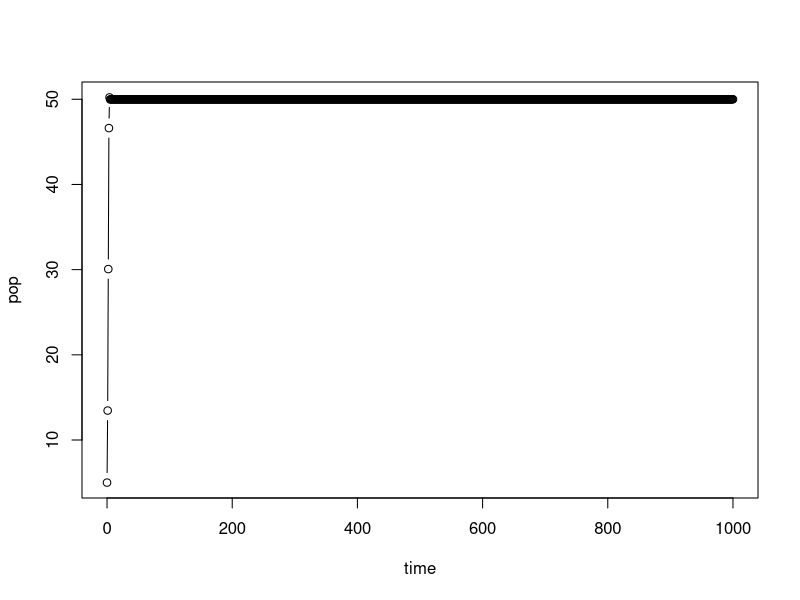
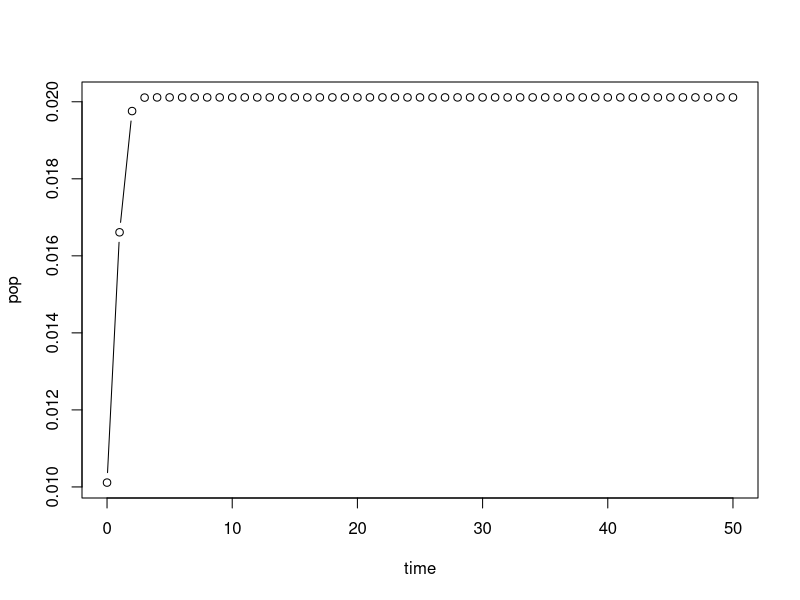
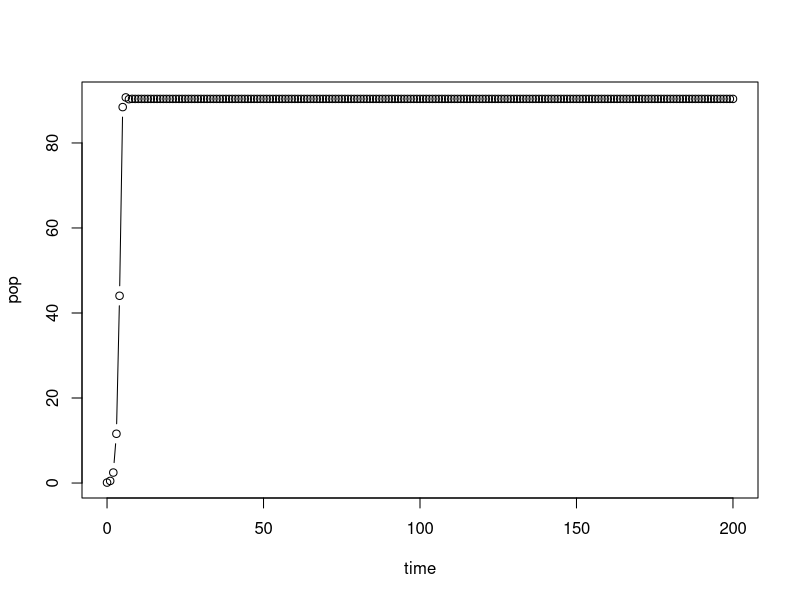
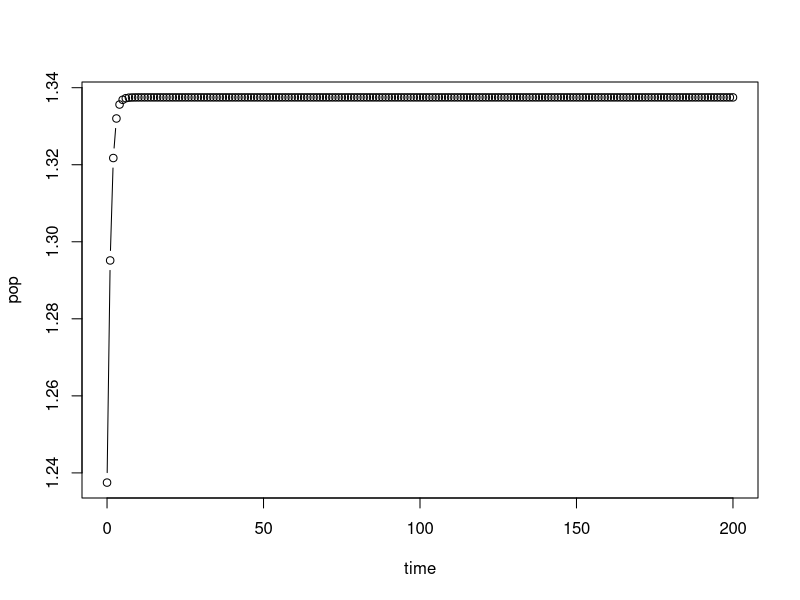
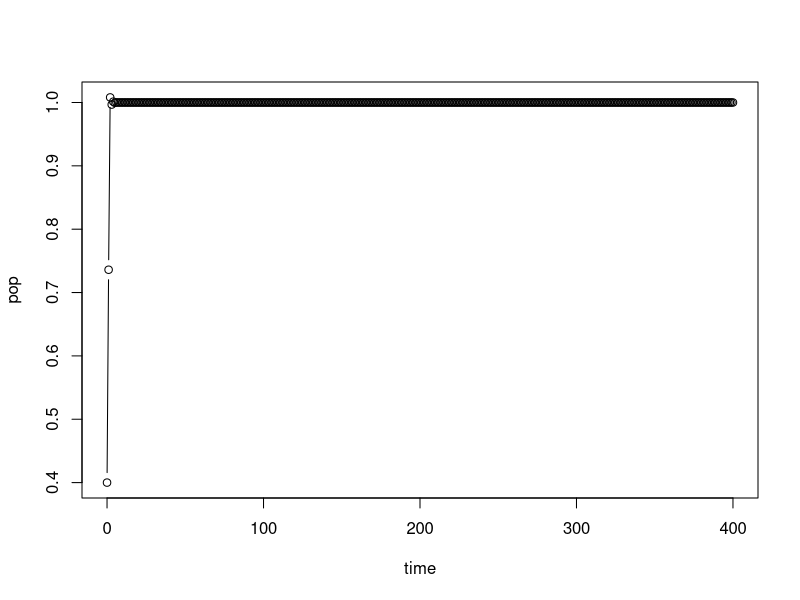
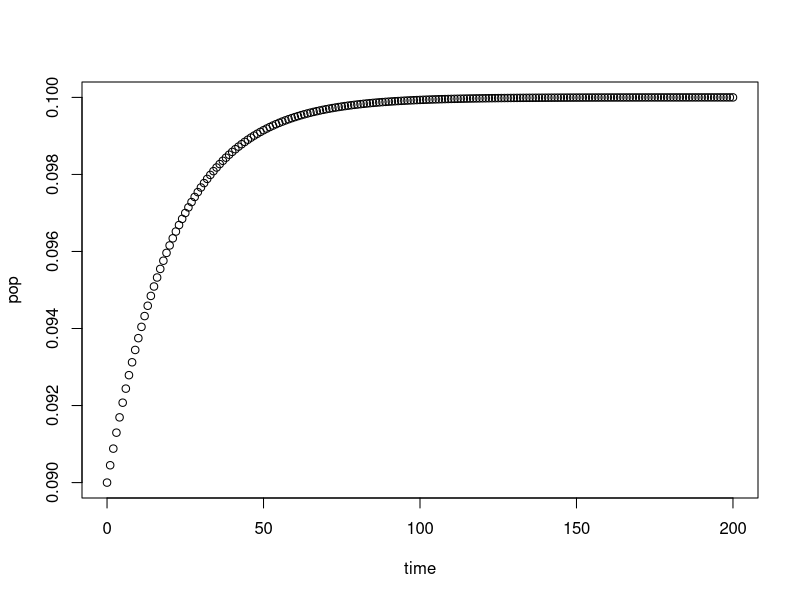
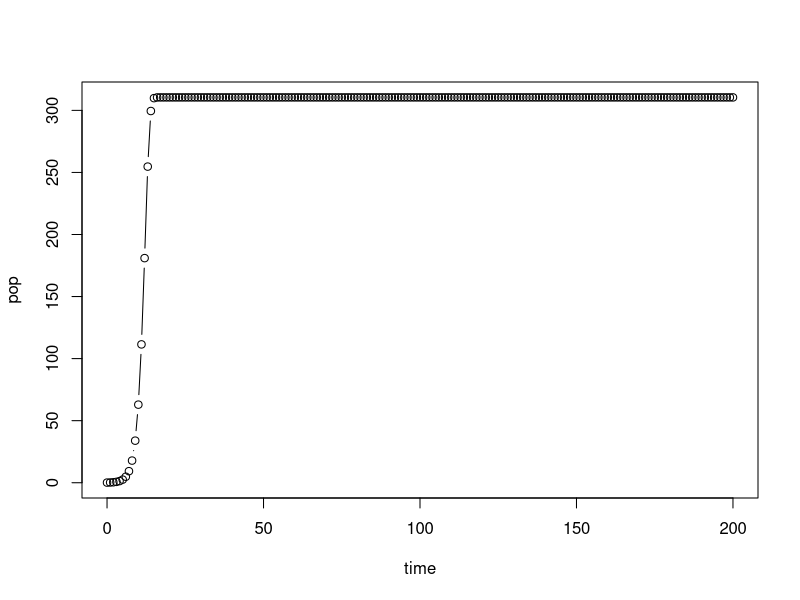
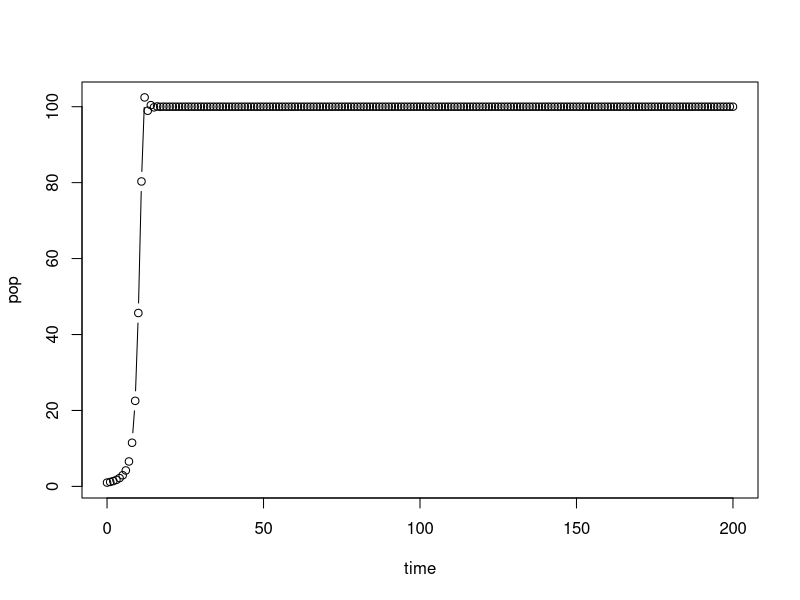

Write the R code that produced these figures, in order.
# Exploring Ricker model
Ricker<-function(r,K,p0,lensim){
  pop<-c(p0)
  time<-c(0)
  # po<-rep(K,r)
  # print(po)
  
  for(it in c(1:lensim)){
    pt<-p0*exp(r*(1-(p0/K)))
    time<-c(time,it)
    pop<-c(pop,pt)
    p0<-pt
  }
  
  plot(time,pop,type="b")
  
}

#call the function
Ricker(r=1.1,K=50,p0=5,lensim=1000) # bifurcation point r=1
#-------------------------------------------------------

# Exploring Hassell model
# help: https://jmahaffy.sdsu.edu/courses/s00a/math121/lectures/qual_discrete/qualdiscrete.html#Hassell
#       https://www.jstor.org/stable/pdf/3863.pdf?refreqid=excelsior%3A348907abb1bca7f039109d94db5667b5
#       http://lab.rockefeller.edu/cohenje/PDFs/231CohenUnexpectedDominanceHighFreqChaoticNonlinPpnModelsLet.pdf

Hassell<-function(r,a,b,p0,lensim){
  pop<-c(p0)
  time<-c(0)
  
  for(it in c(1:lensim)){
    pt<-(r*p0)/((1+(a*p0))^b)
    time<-c(time,it)
    pop<-c(pop,pt)
    p0<-pt
  }
  
  r1<-((b/(b-1)))^b
  r2<-((b/(b-2)))^b
  plot(time,pop,type="b")
  return(pop)
  
  
  #provided b>2 (to get finite r2), these are the stability conditions:
  cat("For stable, monotonic approach towards eqm. upper limit of r should be",r1,"\n")

  cat("For stable, oscillatory approach towards eqm. upper limit of r should be within ",r1,"to",r2,"\n")
  
}

#call the function
r<-2.72
a<-0.5
b<-100
K_e<-((r^(1/b))-1)/a
K_e
x<-Hassell(r=r, a=a, b=b, p0=K_e-0.01, lensim=50) #b~1.5 : contest, b~100 : scramble
diff(x)
Hassell(r=5, a=0.01, b=2.5, p0=0.1, lensim=200) # see change : r=5,a=0.5 and vary b 1.5 to 5.5
#----------------------------------------------------------------------------------------------------
# Exploring Maynard Smith model
Msmith<-function(r,a,b,p0,lensim){
  pop<-c(p0)
  time<-c(0)
  
  for(it in c(1:lensim)){
    pt<-(r*p0)/(1+((a*p0)^b))
    time<-c(time,it)
    pop<-c(pop,pt)
    p0<-pt
  }
  
  plot(time,pop,type="b")
  
}

#call the function
r<-1.2
a<-0.5
b<-4
K_e<-((r-1)^(1/b))/a
K_e
Msmith(r=r,a=a,b=b,p0=K_e-0.1,lensim=200) #see changes as r=5,a=0.5 and vary b : 1,1.5,2,4
                                          #see changes as a=0.5,b=4 and vary r : 1.2, 1.5, 2
#--------------------------------------------------------------------------------------------------

# Exploring Verhulst model
Verhulst<-function(r,p0,lensim){
  pop<-c(p0)
  time<-c(0)
  # po<-rep(K,r)
  # print(po)
  
  for(it in c(1:lensim)){
    pt<-p0*(1+r*(1-p0))
    time<-c(time,it)
    pop<-c(pop,pt)
    p0<-pt
  }
  
  plot(time,pop,type="b")
}

#call the function
Verhulst(r=1.4,p0=0.4,lensim=400) # eqm. point =1

#-------------------------------------------------------------
# Exploring pennycuick model
Pennycuick<-function(r,a,b,p0,lensim){
  pop<-c(p0)
  time<-c(0)
  
  for(it in c(1:lensim)){
    pt<-(r*p0)/(1+exp(-a*(1-(p0/b))))
    time<-c(time,it)
    pop<-c(pop,pt)
    p0<-pt
  }
  
  plot(time,pop,type="b")
  
}

#call the function
a<-0.1
b<-0.1
r<-2
K_e<-(b/a)*(a+log(r-1))
K_e
Pennycuick(r=r,a=a,b=b,p0=K_e-0.01,lensim=200) 

#-----------------------------------------
# Exploring Malthus model
Malthus<-function(r,K,L,p0,lensim){
  pop<-c(p0)
  time<-c(0)
  
  for(it in c(1:lensim)){
    pt<-r*p0*(K-p0+(L*log(p0)))
    time<-c(time,it)
    pop<-c(pop,pt)
    p0<-pt
  }
  
  plot(time,pop,type="b")
  
}

#call the function
r<-0.0032
K<-600
L<-4

Malthus(r=r,K=K,L=L,p0=0.1,lensim=200) 

#-----------------------------------------
# Exploring Austin-Brewer model
AustinBrewer<-function(r,K,s,p0,lensim){
  pop<-c(p0)
  time<-c(0)
  
  for(it in c(1:lensim)){
    pt<-p0*(1+(r*(K-p0)*(1-exp(-s*p0)))) 
    time<-c(time,it)
    pop<-c(pop,pt)
    p0<-pt
  }
  
  plot(time,pop,type="b")
  
}

#call the function
s<-0.13
K<-100
rc<-1/(K*(1-exp(-s*K)))
rc
r<-0.014
AustinBrewer(r=r,K=K,s=s,p0=1,lensim=200) 

#----------------------------------------------------
# Exploring Varley model

Varley<-function(r,b,C,p0,lensim){
  pop<-c(p0)
  time<-c(0)
  
  for(it in c(1:lensim)){
    if(p0<=C){
      pt<-r*p0
    }else{
      pt<-r*(p0^(1-b))
    }
    time<-c(time,it)
    pop<-c(pop,pt)
    p0<-pt
  }
  
  plot(time,pop,type="b")
  
}

#call the function
b<-1.4
r<-4
C<-1
p0<-r^(1/b)
p0
Varley(r=r,b=b,C=C,p0=p0-1,lensim=200) 
